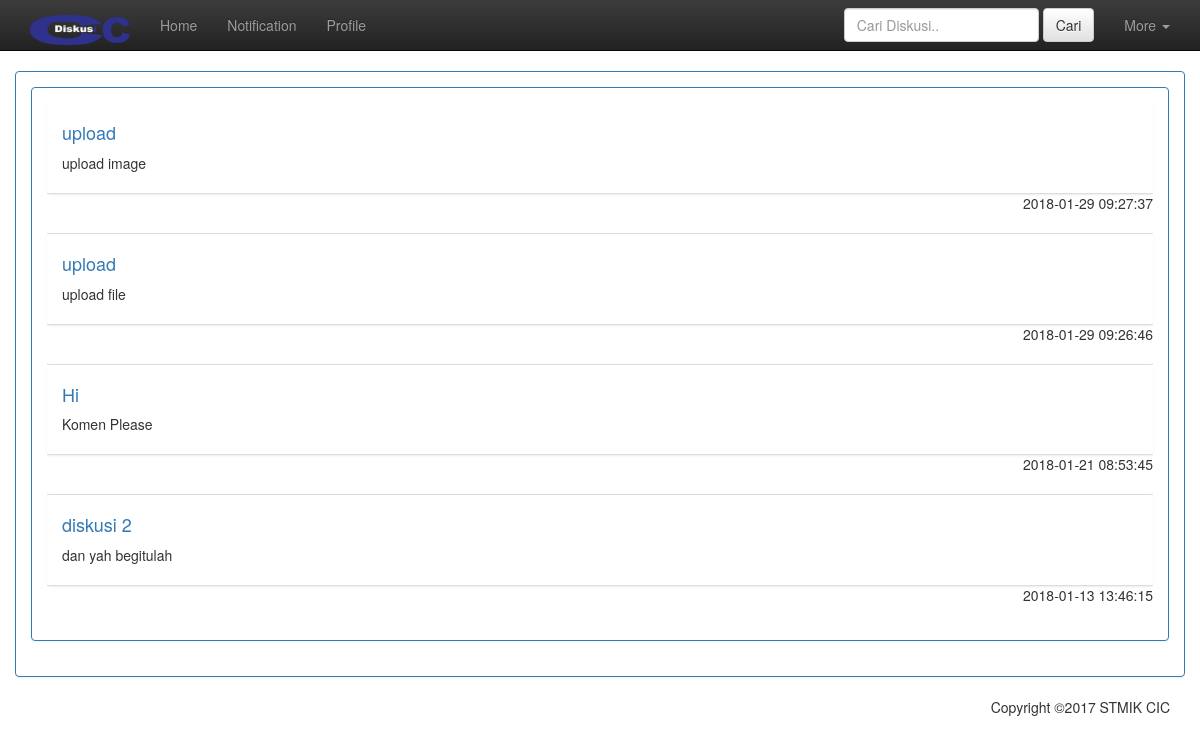
Page /Main/diskusiku/1 on the committed database.
### tables this page shows
CREATE TABLE `diskusi` (
  `id_diskusi` int(11) NOT NULL,
  `judul` varchar(30) NOT NULL,
  `isi` varchar(200) NOT NULL,
  `tgl_post` datetime NOT NULL DEFAULT CURRENT_TIMESTAMP,
  `tambahan` varchar(1) NOT NULL DEFAULT 'T',
  `id_user` int(11) NOT NULL
);

### application/controllers/Main.php (called while the page is built, shortened)
<?php
class Main extends CI_Controller {
	function __construct(){
		$this->load->model('M_main');
	}
	public function diskusiku(){
		$id_user = $this->uri->segment('3');
		$data['diskusi'] = $this->M_main->diskusiku($id_user);
		$this->load->view('diskusiku', $data);
	}
}

### index.php (called while the page is built, shortened)
<?php
require_once BASEPATH.'core/CodeIgniter.php';

### application/models/M_main.php (called while the page is built, shortened)
<?php
class M_main extends CI_Model
{
	function diskusiku($id_user){
		$this->db->where('id_user', $id_user);
		$this->db->order_by('tgl_post', 'DESC');
		$query = $this->db->get('diskusi');
		return $query;
	}
}
?>

### application/views/diskusiku.php (the view, shortened to what this page needs)
?><!DOCTYPE html>
<html>
<head>
	<link rel="stylesheet" href="<?php echo base_url('assets/bootstrap/css/bootstrap.min.css')?>">
	<link rel="stylesheet" href="<?php echo base_url('assets/bootstrap/css/bootstrap-theme.min.css')?>">
</head>
<body>
<div class="navbar navbar-inverse navbar-static-top" role="navigation">
	<div class="container">
		<div class="navbar-header">
			<a href="<?php echo base_url('Main')?>" class="navbar-brand"><img src="<?php echo base_url('assets/pic_sys/logo.png')?>" style="width: 100px; height: 30px;"></a>
		</div>
		<div class="navbar-collapse collapse">
			<ul class="nav navbar-nav">
				<li><a href="<?php echo base_url('Main')?>">Home</a></li>
				<li class="dropdown" id="notif">
					<a href="#" class="dropdown-toggle" data-toggle="dropdown">Notification<span class="label label-pill label-danger" id="count"></span></a>
				</li>
				<li><a href="<?php echo base_url('Main/profile')?>">Profile</a></li>
			</ul>
			<ul class="nav navbar-nav navbar-right">
				<li class="dropdown">
					<a href="#" class="dropdown-toggle" data-toggle="dropdown">More <b class="caret"></b></a>
				</li>
			</ul>
			<form class="navbar-form navbar-right" method="get" action="<?php echo site_url('Main/cari')?>">
				<div class="form-group">
					<input type="text" name="cari" class="form-control" placeholder="Cari Diskusi..">
				</div>
				<button type="submit" class="btn btn-default">Cari</button>
			</form>
		</div>
	</div>
</div>
<div class="container">
	<div class="row">
		<div class="panel panel-primary">
			<div class="panel-body">
				<div class="panel panel-primary panel-body col-sm-12 col-xs-12">
					<?php foreach($diskusi->result() as $r){?>
					<ul class="list-group">
						<li class="list-group-item">
							<?php echo "<a href='".base_url()."Main/diskusi/".$r->id_diskusi."'><h4>".$r->judul."</h4></a>";?>
							<p><?php echo $r->isi;?></p>
						</li>
						<div style="float: right;">
							<?php echo $r->tgl_post;?>
						</div>
					</ul><br><br>
					<?php } ?>
				</div>
			</div>
		</div>
	</div>
<footer>
	<p style="text-align: right">Copyright &copy2017 STMIK CIC</p>
</footer>
</div>
</body>
</html>

### rows in the picture
diskusi: judul "upload", isi "upload image", tgl_post "2018-01-29 09:27:37"
diskusi: judul "upload", isi "upload file", tgl_post "2018-01-29 09:26:46"
diskusi: judul "Hi", isi "Komen Please", tgl_post "2018-01-21 08:53:45"
diskusi: judul "diskusi 2", isi "dan yah begitulah", tgl_post "2018-01-13 13:46:15"
